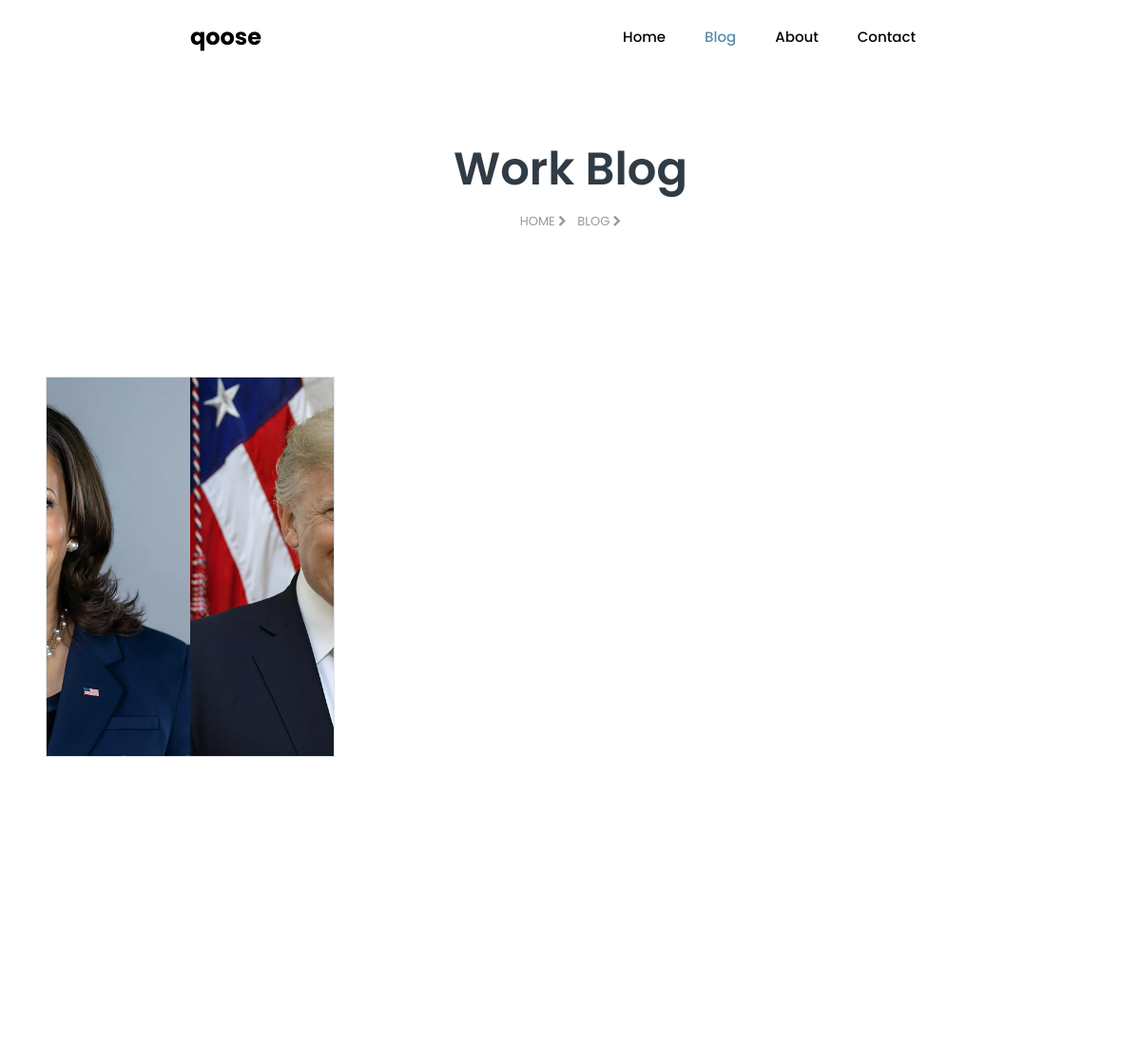
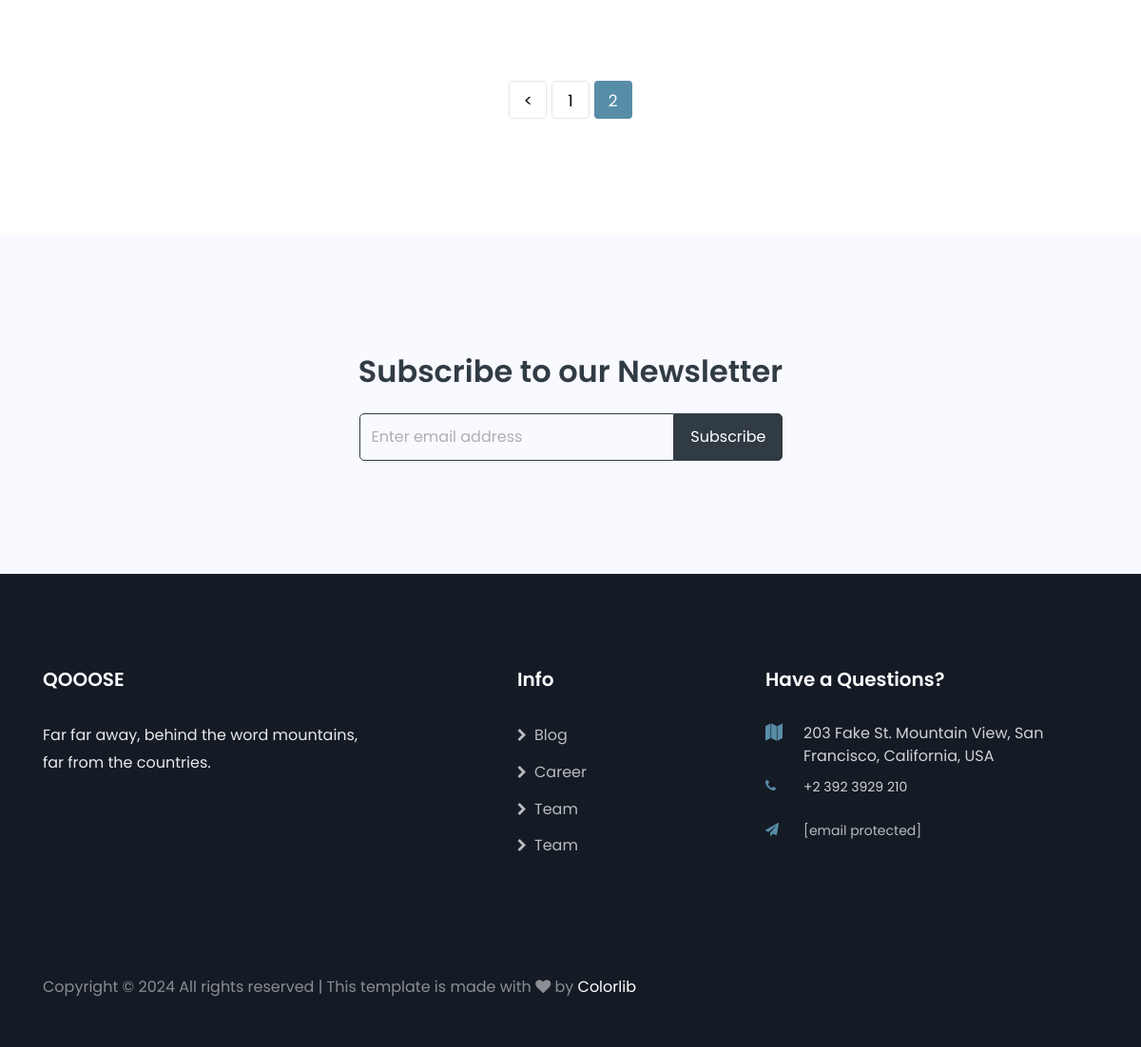
The app's page /tag/2/?page=2 with its own data (2 pictures, top to bottom).
### blog/models.py (models this page shows, shortened)
class Tag(models.Model):
    name = models.CharField(max_length=105)

class Post(models.Model):
    title = models.CharField(max_length=25)
    tag = models.ForeignKey(Tag, on_delete= models.CASCADE)
    image = models.ImageField(upload_to='posts/')
    text = models.TextField()
    author_name = models.CharField(max_length=25)
    author_position = models.CharField(max_length=25)
    author_image = models.ImageField(upload_to='posts/')
    is_published = models.BooleanField()
    created_at = models.DateTimeField(auto_now_add=True)
    updated_at = models.DateTimeField(auto_now=True)

### blog/views.py (the view)
# urls.py: path('tag/<int:pk>/', tag_view),
def tag_view(request, pk):
    tag = Tag.objects.get(id = pk)
    tag_name = tag.name
    posts = Post.objects.filter(is_published=True, tag = tag).order_by('-created_at')
    paginator = Pagination(posts, 2)
    data = request.GET
    page_numba = int(data.get('page',1))
    d = {
        'posts': paginator.get_page(page_numba),
        'prev': page_numba - 1,
        'tag_name': tag_name,
        'qanaqadir': page_numba,
        'next': page_numba + 1,
        'pages': range(1, paginator.pager + 1),
        'last': paginator.the_last(page_numba),
        'first': paginator.the_first(page_numba),
        'tag':tag
    }
    return render(request, 'tag-blog.html',context=d)

### blog/paginator.py (called while the page is built)
    def pagination(self):
        res = []
        for i in range(0, len(self.posts), self.per_page):
            r = []
            for j in range(i, i + self.per_page):
                if j >= len(self.posts):
                    break
                r.append(self.posts[j])
            res.append(r)
        return res

    def get_page(self, page_number: int):
        if page_number >= self.pager:
            return self.result[-1]
        return self.result[page_number - 1]

    def the_last(self,last):
        if last == self.pager:
            return True
        return False

    def the_first(self, first):
        if first == 1:
            return True
        return False

### templates/tag-blog.html (shortened to what this page needs)
{% extends 'layouts/base.html' %}
{% load static %}
{% block blog %} active {% endblock %}
{% block content %}
<section class="hero-wrap hero-wrap-2">
    <div class="container">
        <div class="row no-gutters slider-text align-items-center justify-content-center">
            <div class="col-md-9 text-center ftco-animate pt-5">
                <h1 class="mb-3 bread"> {{ tag_name }} Blog</h1>
                <p class="breadcrumbs"><span class="mr-2"><a href="index.html">Home <i class="fa fa-chevron-right"></i></a></span>
                    <span>Blog <i class="fa fa-chevron-right"></i></span></p>
            </div>
        </div>
    </div>
</section>
<section class="ftco-section">
    <div class="container-fluid">
        <div class="row">
            {% for post in posts %}
            <div class="col-md-6 col-lg-4 blog-wrap blog-wrap-2 px-md-5 ftco-animate">
                <a href="/blog-single" class="img img-blog w-100 border d-block"
                   style="background-image: url({{ post.image.url }});">
                </a>
            </div>
            {% endfor %}
        </div>
        <div class="row mt-5">
            <div class="col text-center">
                <div class="block-27">
                    <ul>
                        {% if first %}
                        {% else %}
                        <li><a href="/tag/{{ tag.id }}/?page={{ prev }}">&lt;</a></li>
                        {% endif %}
                        {% for page in pages %}
                         {% if qanaqadir == page %}
                            <li class="active"><a href="/tag/{{ tag.id }}/?page={{ page }}">{{ page }}</a></li>
                        {% else %}
                            <li><a href="/tag/{{ tag.id }}/?page={{ page }}">{{ page }}</a></li>
                        {% endif %}
                        {% endfor %}
                    </ul>
                </div>
            </div>
        </div>
    </div>
</section>
<section class="ftco-intro ftco-section bg-light">
    <div class="container">
        <div class="row justify-content-center">
            <div class="col-md-12 text-center">
                <h2>Subscribe to our Newsletter</h2>
                <div class="row justify-content-center">
                    <div class="col-md-5">
                        <form action="#" class="subscribe-form">
                            <div class="form-group d-flex">
                                <input type="text" class="form-control" placeholder="Enter email address">
                                <input type="submit" value="Subscribe" class="submit px-3">
                            </div>
                        </form>
                    </div>
                </div>
            </div>
        </div>
    </div>
</section>
{% endblock %}

### records on screen
Tag: name "Work"
Post: image (picture)

### other values on screen
{{ page }} "1"
{{ page }} "2"
